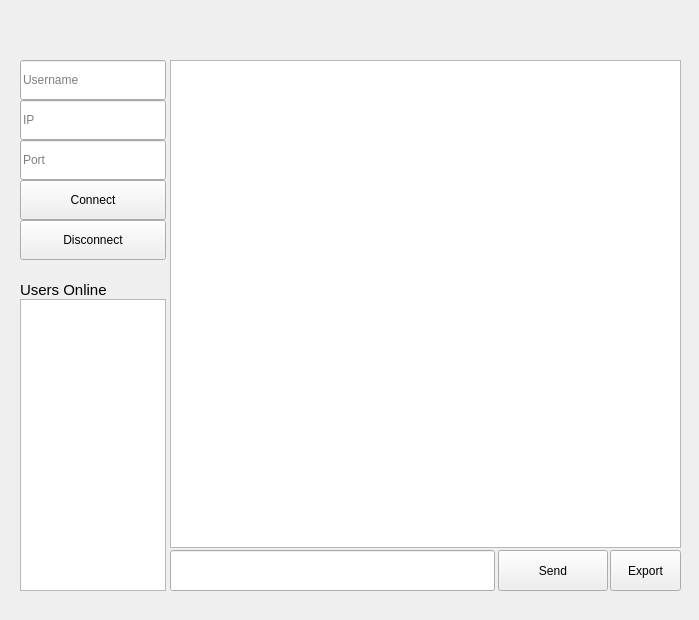
<?xml version="1.0" encoding="UTF-8"?>
<ui version="4.0">
 <class>Client</class>
 <widget class="QWidget" name="Client">
  <property name="geometry">
   <rect>
    <x>0</x>
    <y>0</y>
    <width>699</width>
    <height>620</height>
   </rect>
  </property>
  <property name="sizePolicy">
   <sizepolicy hsizetype="Preferred" vsizetype="Preferred">
    <horstretch>0</horstretch>
    <verstretch>0</verstretch>
   </sizepolicy>
  </property>
  <property name="minimumSize">
   <size>
    <width>699</width>
    <height>620</height>
   </size>
  </property>
  <property name="maximumSize">
   <size>
    <width>699</width>
    <height>620</height>
   </size>
  </property>
  <property name="windowTitle">
   <string>Client</string>
  </property>
  <widget class="QListWidget" name="dtUserList">
   <property name="geometry">
    <rect>
     <x>20</x>
     <y>299</y>
     <width>146</width>
     <height>292</height>
    </rect>
   </property>
  </widget>
  <widget class="QTextBrowser" name="dtMessageHistory">
   <property name="geometry">
    <rect>
     <x>170</x>
     <y>60</y>
     <width>511</width>
     <height>488</height>
    </rect>
   </property>
   <property name="cursor" stdset="0">
    <cursorShape>IBeamCursor</cursorShape>
   </property>
   <property name="tabChangesFocus">
    <bool>false</bool>
   </property>
   <property name="overwriteMode">
    <bool>false</bool>
   </property>
   <property name="textInteractionFlags">
    <set>Qt::NoTextInteraction</set>
   </property>
   <property name="placeholderText">
    <string/>
   </property>
  </widget>
  <widget class="QLineEdit" name="etMessage">
   <property name="geometry">
    <rect>
     <x>170</x>
     <y>550</y>
     <width>325</width>
     <height>41</height>
    </rect>
   </property>
   <property name="clearButtonEnabled">
    <bool>true</bool>
   </property>
  </widget>
  <widget class="QPushButton" name="bSendMessage">
   <property name="geometry">
    <rect>
     <x>498</x>
     <y>550</y>
     <width>110</width>
     <height>41</height>
    </rect>
   </property>
   <property name="text">
    <string>Send</string>
   </property>
  </widget>
  <widget class="QLabel" name="globalStatusMessages">
   <property name="geometry">
    <rect>
     <x>-10</x>
     <y>0</y>
     <width>711</width>
     <height>41</height>
    </rect>
   </property>
   <property name="font">
    <font>
     <pointsize>10</pointsize>
    </font>
   </property>
   <property name="lineWidth">
    <number>1</number>
   </property>
   <property name="text">
    <string/>
   </property>
  </widget>
  <widget class="QLabel" name="usersOnline">
   <property name="geometry">
    <rect>
     <x>20</x>
     <y>280</y>
     <width>91</width>
     <height>19</height>
    </rect>
   </property>
   <property name="font">
    <font>
     <pointsize>11</pointsize>
    </font>
   </property>
   <property name="text">
    <string>Users Online</string>
   </property>
  </widget>
  <widget class="QPushButton" name="bExport">
   <property name="geometry">
    <rect>
     <x>610</x>
     <y>550</y>
     <width>71</width>
     <height>41</height>
    </rect>
   </property>
   <property name="text">
    <string>Export</string>
   </property>
  </widget>
  <widget class="QPushButton" name="bConnect">
   <property name="geometry">
    <rect>
     <x>20</x>
     <y>180</y>
     <width>146</width>
     <height>40</height>
    </rect>
   </property>
   <property name="text">
    <string>Connect</string>
   </property>
  </widget>
  <widget class="QPushButton" name="bDisconnect">
   <property name="geometry">
    <rect>
     <x>20</x>
     <y>220</y>
     <width>146</width>
     <height>40</height>
    </rect>
   </property>
   <property name="text">
    <string>Disconnect</string>
   </property>
  </widget>
  <widget class="QLineEdit" name="etUsername">
   <property name="geometry">
    <rect>
     <x>20</x>
     <y>60</y>
     <width>146</width>
     <height>40</height>
    </rect>
   </property>
   <property name="placeholderText">
    <string>Username</string>
   </property>
  </widget>
  <widget class="QLineEdit" name="etIP">
   <property name="geometry">
    <rect>
     <x>20</x>
     <y>100</y>
     <width>146</width>
     <height>40</height>
    </rect>
   </property>
   <property name="whatsThis">
    <string/>
   </property>
   <property name="text">
    <string/>
   </property>
   <property name="placeholderText">
    <string>IP</string>
   </property>
  </widget>
  <widget class="QLineEdit" name="etPort">
   <property name="geometry">
    <rect>
     <x>20</x>
     <y>140</y>
     <width>146</width>
     <height>40</height>
    </rect>
   </property>
   <property name="statusTip">
    <string/>
   </property>
   <property name="text">
    <string/>
   </property>
   <property name="placeholderText">
    <string>Port</string>
   </property>
  </widget>
 </widget>
 <layoutdefault spacing="6" margin="11"/>
 <tabstops>
  <tabstop>etUsername</tabstop>
  <tabstop>etIP</tabstop>
  <tabstop>etPort</tabstop>
  <tabstop>bConnect</tabstop>
  <tabstop>etMessage</tabstop>
  <tabstop>bSendMessage</tabstop>
  <tabstop>dtUserList</tabstop>
  <tabstop>dtMessageHistory</tabstop>
 </tabstops>
 <resources/>
 <connections/>
</ui>
